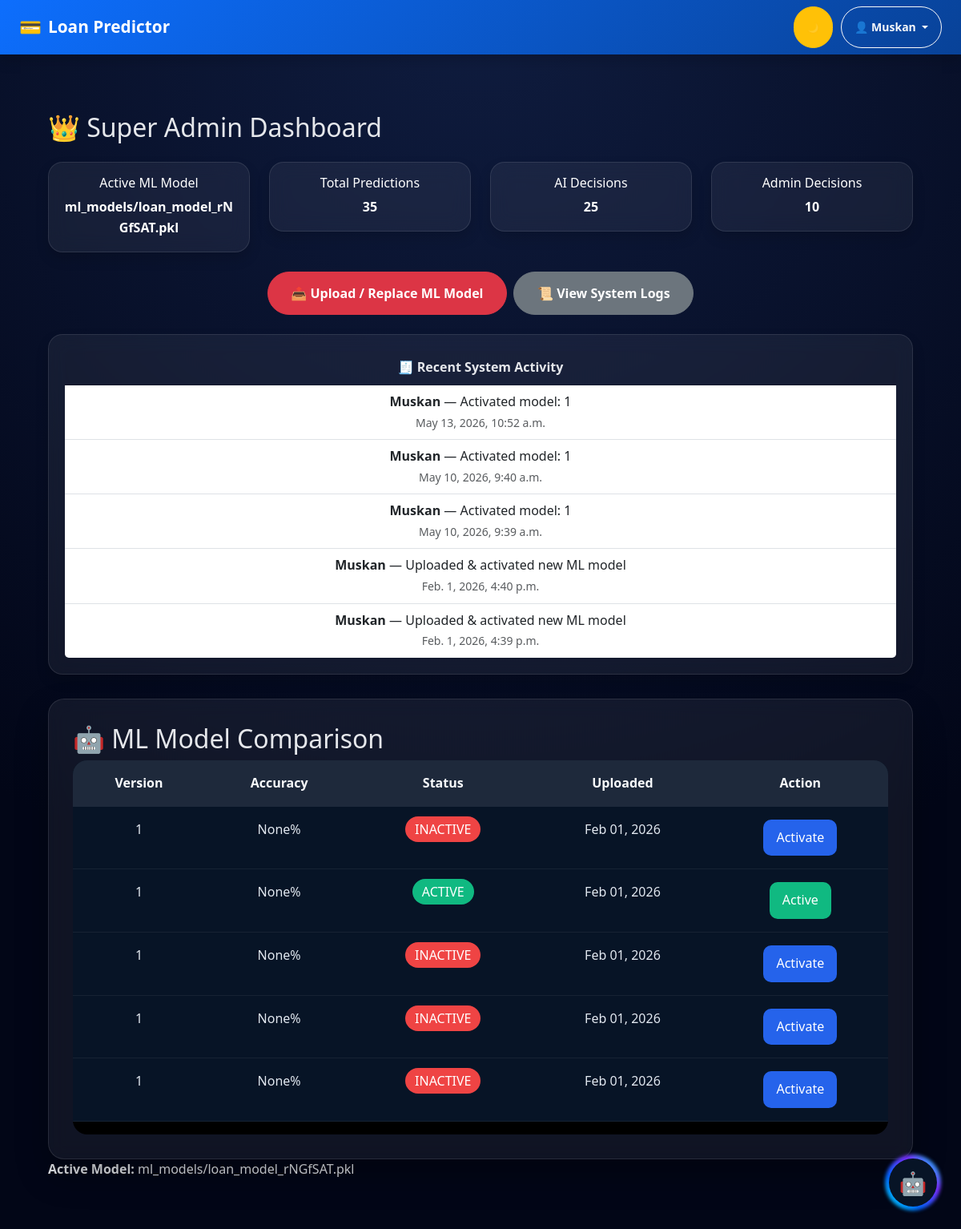
Page /superadmin/dashboard/ (signed in) on the committed database.
### predictor/models.py (models this page shows, shortened)
class MLModel(models.Model):
    file = models.FileField(upload_to="ml_models/")
    version = models.CharField(max_length=20)
    accuracy = models.FloatField(null=True, blank=True)
    uploaded_at = models.DateTimeField(auto_now_add=True)
    uploaded_by = models.ForeignKey(User, on_delete=models.SET_NULL, null=True)
    is_active = models.BooleanField(default=False)

class AuditLog(models.Model):
    user = models.ForeignKey(User, on_delete=models.SET_NULL, null=True)
    action = models.CharField(max_length=255)
    timestamp = models.DateTimeField(auto_now_add=True)

### predictor/views.py (the view)
# urls.py: path('superadmin/dashboard/', views.superadmin_dashboard, name='superadmin_dashboard'),
@login_required
@user_passes_test(is_super_admin)
def superadmin_dashboard(request):
    active_model = MLModel.objects.filter(
        is_active=True
    ).first()
    models = MLModel.objects.all().order_by(
        '-uploaded_at'
    )
    context = {
        "active_model": active_model,
        "models": models,
        "total_predictions":
            LoanApplication.objects.count(),
        "ai_decisions": LoanApplication.objects.exclude(
                probability=0
        ).count(),
        "admin_decisions":
            LoanApplication.objects.filter(
                status='ADMIN_APPROVED'
            ).count(),
        "recent_logs":
            AuditLog.objects.order_by(
                "-timestamp"
            )[:5],
    }
    return render(
        request,
        "predictor/superadmin_dashboard.html",
        context
    )

### predictor/utils.py (called while the page is built)
def is_super_admin(user):
    return user.groups.filter(name="SuperAdmin").exists()

### predictor/templates/predictor/superadmin_dashboard.html
{% extends "predictor/base.html" %}
{% load static %}
{% block content %}
<div class="container mt-4">
  <h2 class="mb-4">👑 Super Admin Dashboard</h2>
  <div class="row g-4 mb-4">
    <div class="col-md-3 ">
      <div class="card shadow  co p-3">
        <h6>Active ML Model</h6>
        <strong>
          {% if active_model %}
          {{ active_model.file.name }}
          {% else %}
          No Active Model
          {% endif %}
        </strong>
      </div>
    </div>
    <div class="col-md-3">
      <div class="card shadow co p-3">
        <h6>Total Predictions</h6>
        <strong>{{ total_predictions }}</strong>
      </div>
    </div>
    <div class="col-md-3">
      <div class="card shadow co p-3">
        <h6>AI Decisions</h6>
        <strong>{{ ai_decisions }}</strong>
      </div>
    </div>
    <div class="col-md-3">
      <div class="card shadow co p-3">
        <h6>Admin Decisions</h6>
        <strong>{{ admin_decisions }}</strong>
      </div>
    </div>
  </div>
  <div class="mb-4 okk">
    <a href="{% url 'upload_model' %}" class="btn btn-danger me-2">
      📤 Upload / Replace ML Model
    </a>
    <a href="{% url 'system_history' %}" class="btn btn-secondary">
      📜 View System Logs
    </a>
  </div>
  <div class="card shadow">
    <div class="card-header fw-bold">
      🧾 Recent System Activity
    </div>
    <ul class="list-group list-group-flush">
      {% for log in recent_logs %}
      <li class="list-group-item">
        <strong>{{ log.user }}</strong> — {{ log.action }}
        <br>
        <small class="text-muted">{{ log.timestamp }}</small>
      </li>
      {% empty %}
      <li class="list-group-item text-muted">No activity yet</li>
      {% endfor %}
    </ul>
  </div>
  <div class="model-section">
    <h2>🤖 ML Model Comparison</h2>
    <div class="table-responsive t1">
      <table class="table">
        <thead>
          <tr>
            <th>Version</th>
            <th>Accuracy</th>
            <th>Status</th>
            <th>Uploaded</th>
            <th>Action</th>
          </tr>
        </thead>
        <tbody>
          {% for model in models %}
          <tr>
            <td>{{ model.version }}</td>
            <td>
              {{ model.accuracy }}%
            </td>
            <td>
              {% if model.is_active %}
              <span class="active-badge">
                ACTIVE
              </span>
              {% else %}
              <span class="inactive-badge">
                INACTIVE
              </span>
              {% endif %}
            </td>
            <td>
              {{ model.uploaded_at|date:"M d, Y" }}
            </td>
            <td>
              {% if not model.is_active %}
              <a href="{% url 'activate_model' model.id %}">
                <button class="activate-btn">
                  Activate
                </button>
              </a>
              {% else %}
              <button class="active-btn">
                Active
              </button>
              {% endif %}
            </td>
          </tr>
          {% endfor %}
        </tbody>
      </table>
    </div>
  </div>
  {% if active_model %}
  <p><strong>Active Model:</strong> {{ active_model.file.name }}</p>
  {% else %}
  <div class="alert alert-warning">
    No ML model uploaded yet. Please upload one.
  </div>
  {% endif %}
</div>
{% endblock %}

### predictor/templates/predictor/base.html (shortened to what this page needs)
{% load static %}
<!DOCTYPE html>
<html lang="en" data-bs-theme="light">
<head>
    <link href="https://cdn.jsdelivr.net/npm/bootstrap@5.3.2/dist/css/bootstrap.min.css" rel="stylesheet">
    <link href="https://cdnjs.cloudflare.com/ajax/libs/font-awesome/6.5.0/css/all.min.css" rel="stylesheet">
    <link rel="stylesheet" href="{% static 'predictor/css/style.css' %}">
</head>
<body>
    <nav class="navbar navbar-expand-lg navbar-dark shadow"
        style="background: linear-gradient(135deg, #0d6efd, #084298);">
        <div class="container-fluid px-4">
           <a class="navbar-brand fw-bold d-flex align-items-center gap-2"
   href="
   {% if user.is_superuser %}
       {% url 'superadmin_dashboard' %}
   {% elif user.is_staff %}
       {% url 'admin_dashboard' %}
   {% else %}
       {% url 'index' %}
   {% endif %}
">
                <span style="font-size:1.4rem;">💳</span>
                <span>Loan Predictor</span>
            </a>
            <div class="nav-actions ms-auto">
                <button id="themeToggle" class="btn btn-warning btn-sm rounded-pill px-3" title="Toggle Dark Mode">
                  <span class="moon-icon">🌙</span>
                </button>
                {% if user.is_authenticated %}
                <div class="dropdown">
                    <button class="btn btn-outline-light btn-sm rounded-pill px-3 his dropdown-toggle" type="button"
                        data-bs-toggle="dropdown" aria-expanded="false">
                        👤 {{ user.username }}
                    </button>
                </div>
                {% endif %}
            </div>
        </div>
    </nav>
    <div class="container py-5">
        {% block content %}{% endblock %}
    </div>
<div class="chatbot-icon" onclick="toggleChat()">
    <div class="bot-inner">
        🤖
    </div>
</div>
</body>
</html>

### predictor/static/predictor/css/style.css (style rules this page uses)
* { margin:0; padding:0; box-sizing:border-box; }
html, body { overflow-x:hidden; font-family:"Segoe UI",system-ui,sans-serif; background:radial-gradient(circle at top,#0f1c3f,#020617 70%); color:#e5e7eb; line-height:1.6; min-height:100vh; }
.container, .container-fluid { width:100%; padding-left:15px; padding-right:15px; }
.navbar-brand { font-size:1.3rem; font-weight:700; color:white !important; }
.navbar .container, .navbar .container-fluid { overflow:visible !important; }
.dropdown { position:relative; }
.btn { padding:0.9rem 1.8rem; border-radius:999px; font-weight:600; text-decoration:none; transition:0.3s ease; }
.card { background:rgba(255,255,255,0.06); backdrop-filter:blur(12px); border-radius:18px; padding:20px; border:1px solid rgba(255,255,255,0.1); transition:0.3s ease; box-shadow:0 6px 18px rgba(0,0,0,0.1); text-align:center; color:#e5e7eb; }
.loan-form-wrapper, .api-section, .model-section, .export-section { background:rgba(255,255,255,0.06); backdrop-filter:blur(12px); border-radius:20px; padding:30px; margin-top:30px; border:1px solid rgba(255,255,255,0.1); box-shadow:0 20px 40px rgba(0,0,0,0.3); }
.table-responsive { overflow-x:auto; -webkit-overflow-scrolling:touch; }
table { width:100%; border-collapse:collapse; }
table th { background:#1f2937; color:white; padding:15px; white-space:nowrap; }
table td { background:#0f172a; color:#ddd; padding:15px; text-align:center; white-space:nowrap; }
.active-badge { background:#10b981; padding:5px 12px; border-radius:20px; color: white; }
.inactive-badge { background:#ef4444; padding:5px 12px; border-radius:20px; color: white; }
.okk { display:flex; justify-content:center; align-items:center; }
.t1 { background-color: black; }
.chatbot-icon { position:fixed; bottom:20px; right:20px; width:65px; height:65px; z-index:9999; }
.bot-inner { position:absolute; top:5px; left:5px; width:55px; height:55px; border-radius:50%; background:#071426; display:flex; align-items:center; justify-content:center; color:white; font-size:28px; }
.chatbot-icon { position:fixed; right:25px; bottom:25px; width:70px; height:70px; z-index:9999; cursor:pointer; }
.bot-inner { position:absolute; top:5px; left:5px; width:60px; height:60px; border-radius:50%; background:#071426; display:flex; align-items:center; justify-content:center; color:white; font-size:28px; z-index:2; }
.co { color: white; }
.active-btn { background:#10b981; color:white; border:none; padding:10px 16px; border-radius:10px; }
.activate-btn { background:#2563eb; color:white; border:none; padding:10px 16px; border-radius:10px; }
.table-responsive { width:100%; overflow-x:auto; -webkit-overflow-scrolling:touch; border-radius:18px; }
.table-responsive table { width:100%; min-width:900px; border-collapse:collapse; background:#071426 !important; color:#e5e7eb !important; }
.table-responsive table thead { background:#1e293b !important; }
.table-responsive table th { background:#1e293b !important; color:#f8fafc !important; border:none !important; padding:16px 18px; white-space:nowrap; text-align:center; font-weight:700; }
.table-responsive table tbody { background:#071426 !important; }
.table-responsive table tr { background:#071426 !important; }
.table-responsive table td { background:#071426 !important; color:#e2e8f0 !important; border-bottom: 1px solid rgba(255,255,255,0.06) !important; padding:16px 18px; white-space:nowrap; text-align:center; }
.table, .table-striped, .table-hover, .table-bordered { background:transparent !important; color:#e5e7eb !important; }
.nav-actions { display:flex; align-items:center; gap:10px; margin-left:auto; }
.moon-icon { font-size: 12px; }

### rows in the picture
MLModel: file.name "ml_models/loan_model_rNGfSAT.pkl", version "1", accuracy "None", is_active "ACTIVE", uploaded_at "Feb 01, 2026"
AuditLog: user "Muskan", action "Activated model: 1", timestamp "May 13, 2026, 10:52 a.m."
AuditLog: user "Muskan", action "Activated model: 1", timestamp "May 10, 2026, 9:40 a.m."
AuditLog: user "Muskan", action "Activated model: 1", timestamp "May 10, 2026, 9:39 a.m."
AuditLog: user "Muskan", action "Uploaded & activated new ML model", timestamp "Feb. 1, 2026, 4:40 p.m."
AuditLog: user "Muskan", action "Uploaded & activated new ML model", timestamp "Feb. 1, 2026, 4:39 p.m."
MLModel: version "1", accuracy "None", is_active "INACTIVE", uploaded_at "Feb 01, 2026"
MLModel: version "1", accuracy "None", is_active "INACTIVE", uploaded_at "Feb 01, 2026"
MLModel: version "1", accuracy "None", is_active "INACTIVE", uploaded_at "Feb 01, 2026"
MLModel: version "1", accuracy "None", is_active "INACTIVE", uploaded_at "Feb 01, 2026"

### other values in the picture
{{ user.username }} "Muskan"
{{ total_predictions }} "35"
{{ ai_decisions }} "25"
{{ admin_decisions }} "10"
